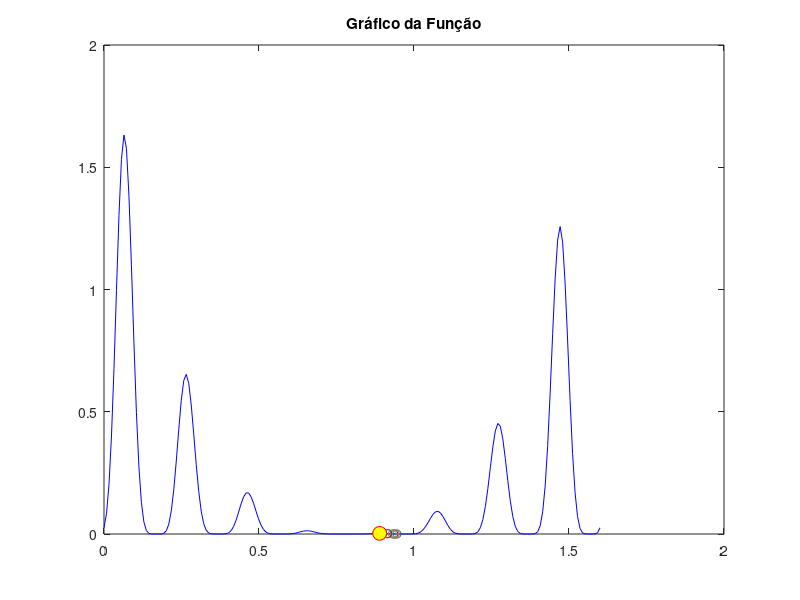
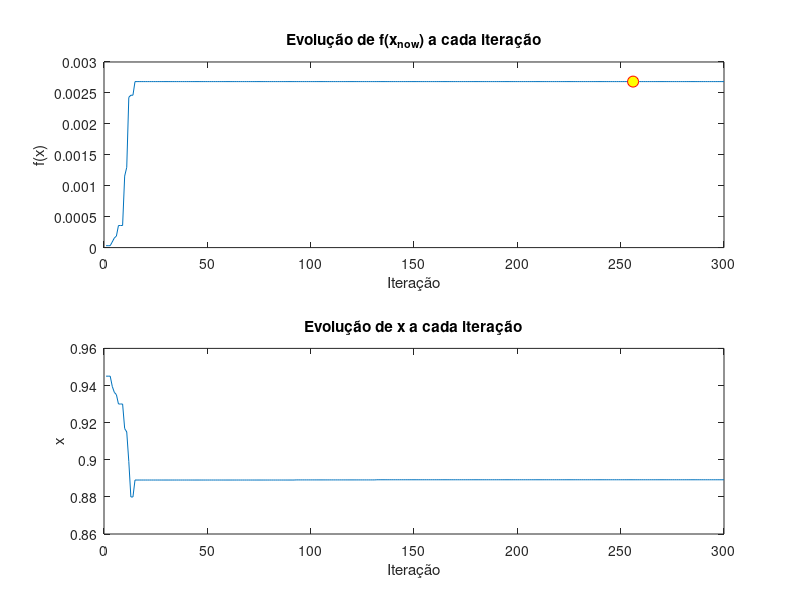
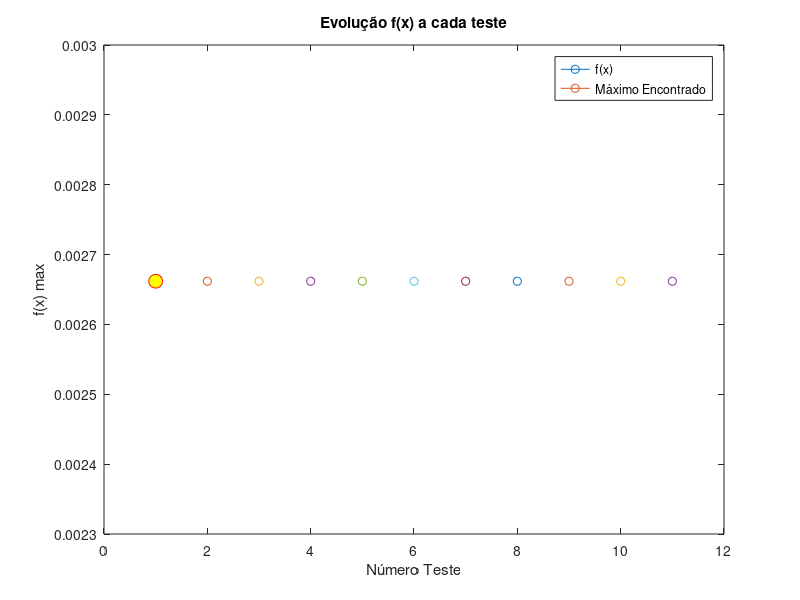

These charts were generated, in order, by the following MATLAB code:
close all;
clear all;

% Definição da função
f = @(x) 4*(sin(5*pi*x+0.5)).^6 .* exp(log2((x-0.8).^2));

% Geração dos pontos para o gráfico da função
x = linspace(0, 1.6, 200); 
y = f(x);
plot(x, y, 'b');
hold on;

% Configurações iniciais
num_total = 1;
num_tent = 1;
f_evolucao = [];
x_evolucao = [];
f_tentativa = [];
j = 1;

% Loop principal
while num_tent <= 1
    i = 1;
    delta = 0.02;
    x_now = rand * 1.6;
    x_old = x_now;

    % Loop de atualização
    while i <= 300
        valor_rand = (rand - 0.5) * delta;
        x_now = x_old + 2 * valor_rand;

        % Verifica se x_now está dentro do intervalo [0, 1.6]
        if x_now < 0
            x_now = 0;
        elseif x_now > 1.6
            x_now = 1.6;
        end

        % Atualiza o valor de x se f(x_now) for maior
        if f(x_now) > f(x_old)
            plot(x_now, f(x_now), 'o'); % Plota o ponto
            x_old = x_now;
        end 

        % Armazena a evolução de f(x) e de x
        f_evolucao(j) = f(x_old);
        x_evolucao(j) = x_old;
        i = i + 1;
        j = j + 1;
    end

    % Atualiza o número de tentativas e f_max
    if (num_total == 1)
        num_total = num_total + 10;
        f_max = f(x_now);
    end
    if f(x_now) > f_max
        num_total = num_total + 10;
        f_max = f(x_now);
    end
    f_tentativa(num_tent) = f(x_now);
    num_tent = num_tent + 1;
end

% Identificar o valor máximo da função e o x correspondente
[f_max_value, idx_max] = max(f_evolucao); % Encontra o máximo em f_evolucao
x_max = x_evolucao(idx_max); % Identifica o valor correspondente de x no vetor x_evolucao

% Destacar o máximo no gráfico da função
plot(x_max, f_max_value, '-o', 'MarkerSize', 10, ...
     'MarkerEdgeColor', 'red', 'MarkerFaceColor', 'yellow'); % Destaca o ponto no gráfico inicial
title('Gráfico da Função');

% Gráfico da evolução de f(x) e x
figure;
subplot(2, 1, 1);
plot(1:(j - 1), f_evolucao); % Plota a evolução de f(x_now)
hold on;
[f_max_evolucao, idx_max_evolucao] = max(f_evolucao); % Máximo na evolução
plot(idx_max_evolucao, f_max_evolucao, '-o', 'MarkerSize', 8, ...
     'MarkerEdgeColor', 'red', 'MarkerFaceColor', 'yellow');
xlabel('Iteração');
ylabel('f(x)');
title('Evolução de f(x_{now}) a cada iteração');
hold off;

subplot(2, 1, 2);
plot(1:(j - 1), x_evolucao); % Plota a evolução de x
xlabel('Iteração');
ylabel('x');
title('Evolução de x a cada iteração');

% Gráfico da evolução de f(x) máximo
figure;
plot(1:num_total, f_tentativa, '-o'); % Plota os valores
hold on;
[f_max_tent, idx_max_tent] = max(f_tentativa); % Máximo dos testes
plot(idx_max_tent, f_max_tent, '-o', 'MarkerSize', 10, ...
     'MarkerEdgeColor', 'red', 'MarkerFaceColor', 'yellow');
xlabel('Número Teste');
ylabel('f(x) max');
title('Evolução f(x) a cada teste');
legend('f(x)', 'Máximo Encontrado', 'Location', 'Best');
hold off;
